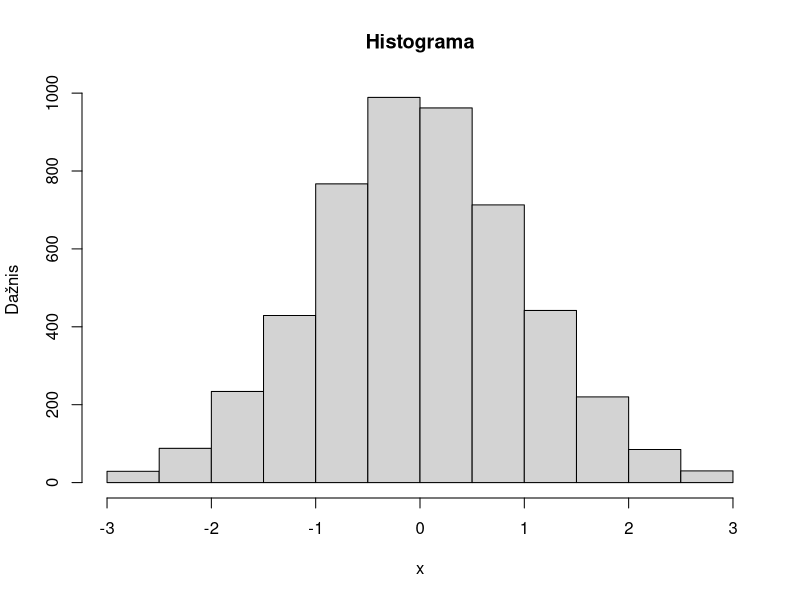

Write the R code that produced this figure.
## ---- chunk 1
set.seed(1234567890)
x <- rnorm(5000)
## ---- chunk 2
mean(x)   #vidurkis
sd(x)     #standartinis nuokrypis
## ---- chunk 3
m <- mean(x)   #pasižymime vidurkį m
s <-sd(x)      #pasižymime standartinį nuokrypį s

i <- which((x < m - 3*s) | (x > m + 3*s))   #su funkcija which atrenkam išskirtis
i                                           
ats <- x[i]                                 #pasižymime rastas reikšmes ats
names(ats) = i                              #pavadinimai priskiriami indeksams
## ---- chunk 4
newi <- x[-i]                                               #rastas išskirtis panaikiname iš vektoriaus x 
hist(newi, main = "Histograma",  xlab="x", ylab = "Dažnis") #išbraižome histogramą
